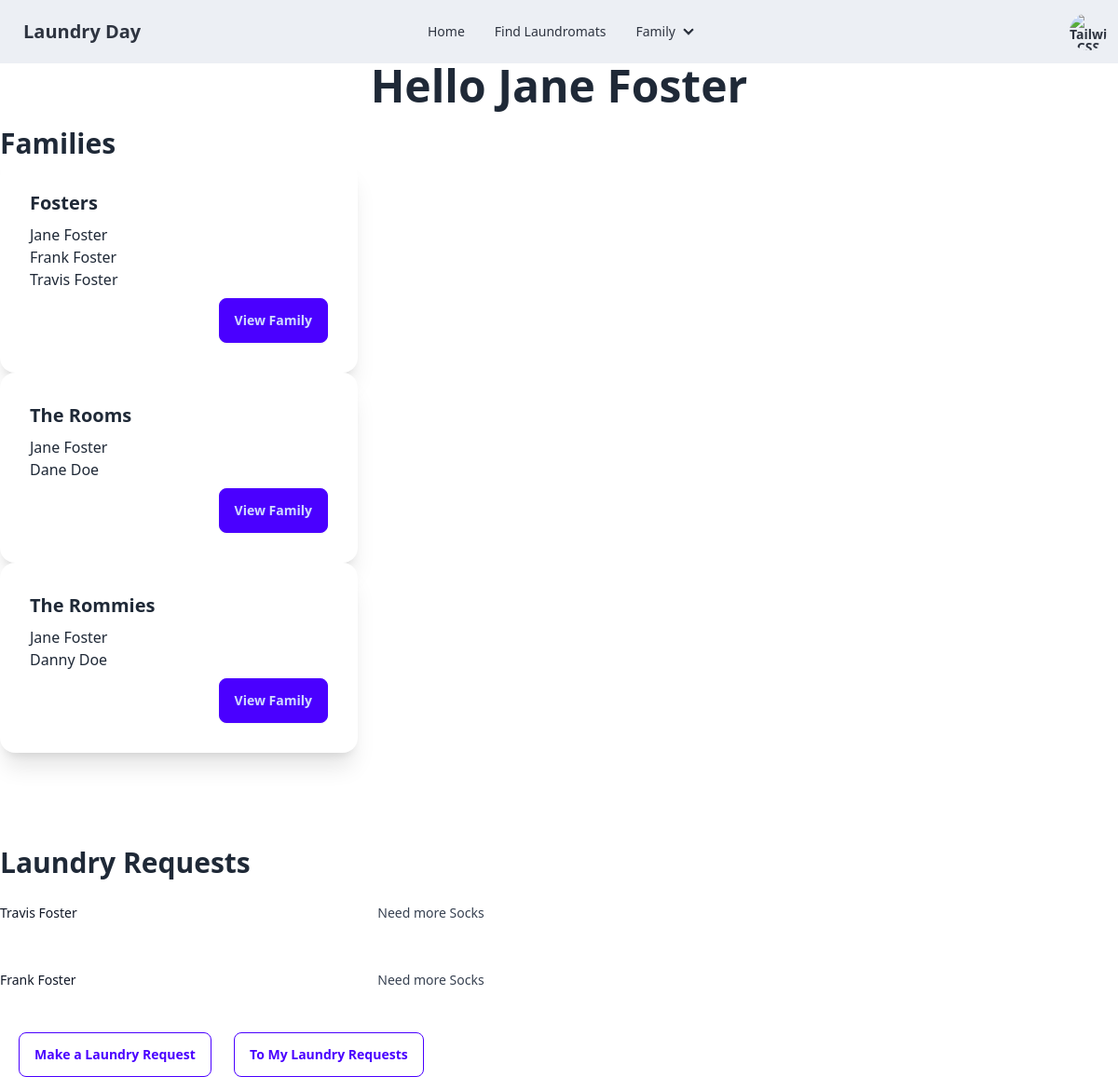
/user/2 (signed in), run on the app's committed database.
### laundry_day/models.py (models this page shows, shortened)
class Family(models.Model):
    family_name = models.CharField(max_length=100)
    family_code = models.CharField(max_length=4, null=True, default=None)
    family_members = models.ManyToManyField("auth.User", related_name='family_members')
    class Meta: # This is the table name
        db_table = 'Family'

class LaundryRequests(models.Model):
    to_user = models.ForeignKey(UserProfile, on_delete=models.CASCADE, related_name='to_user')
    from_user = models.ForeignKey(UserProfile, on_delete=models.CASCADE, related_name='from_user')
    message = models.CharField(max_length=5000)
    def __str__(self):
        return self.message
    class Meta:
        db_table = 'Laundry_Requests'

class UserProfile(models.Model):
    user = models.OneToOneField('auth.User', on_delete=models.CASCADE)
    families = models.ManyToManyField("Family", blank=True)
    class Meta:
        db_table = 'User_Profile'
    def __str__(self):
        return self.user.first_name + " " + self.user.last_name

### laundry_day/views.py (the view)
# urls.py: path("user/<int:pk>", views.UserDetailView.as_view(), name="user_detail"),
class UserDetailView(LoginRequiredMixin, generic.DetailView):
    model = UserProfile # This is the model that we want to use
    template_name = 'laundry_day/user_detail.html' # This is the template that we want to use
    context_object_name = 'UserProfile' # This is the context that we want to use
    def get_context_data(self, **kwargs):
        context = super().get_context_data(**kwargs) # Get the context from the parent class
        user_profile = self.object # Get the user profile
        user = User.objects.get(id=user_profile.user.id) # Get the user and there id
        families = user.family_members.all() # Get all the families for this user based on user_id
        family_dict = {} # Create a dictionary to store the family name and family members
        for family in families:
            member_names = [] # Create a list to store the family members
            for member in family.family_members.all(): # Get all the family members for this family
                member_names.append(member.first_name + " " + member.last_name) # Add the family member to the list
            family_dict[family.family_name] = {'id': family.id,'members':member_names}# Add the family name and family members to the dictionary
        context.update({
            'laundry_requests': LaundryRequests.objects.filter(to_user=user_profile),
            'first_name': user_profile.user.first_name,
            'last_name': user_profile.user.last_name,
            'family': family_dict,
        })
        return context # Return the updated context to the template

### laundry_day/templates/laundry_day/user_detail.html
{% extends 'laundry_day/base_template.html' %}
{% block content %}
  <div class="container-fluid">
    {% if user %}
      <h1 style="text-align: center; margin-bottom: 20px;" class="text-5xl font-bold">Hello {{ first_name }} {{last_name}}</h1>
    {% else %}
      <h1>User not found</h1>
    {% endif %}
    <h1 class="text-3xl font-bold">Families</h1>
    {% for family_name, family_info in family.items %}
    <div class="card w-96 bg-base-100 shadow-xl">
      <div class="card-body">
        <h2 class="card-title">{{family_name}}</h2>
            <ul>
                {% for member in family_info.members %}
                <li>{{ member }}</li>
                {% endfor %}
            </ul>
        <div class="card-actions justify-end">
          <a href="{%url 'family_detail' family_info.id%}" class="btn btn-primary">View Family</a>
        </div>
      </div>
    </div>
    {% endfor %}
    <div style="margin-top: 100px;">
      <h2 class="text-3xl font-bold" style="text-align: left;">Laundry Requests</h2>
      {% for request in laundry_requests %}
      <div class="px-4 py-6 sm:grid sm:grid-cols-3 sm:gap-4 sm:px-0">
        <dt class="text-sm font-medium leading-6 text-gray-900">{{ request.from_user }}</dt>
        <dd class="mt-1 text-sm leading-6 text-gray-700 sm:col-span-2 sm:mt-0">{{ request }}</dd>
      </div>
      {% endfor %}
      <a class="btn btn-outline btn-primary" href="{% url 'create_laundry_request' pk=user.id %}" style="margin-top: 20px; margin-left: 20px;">Make a Laundry Request</a>
      <a class="btn btn-outline btn-primary" href="{% url 'laundry_request_detail' user.id %}" style="margin-top: 20px; margin-left: 20px;">To My Laundry Requests</a>
    </div>
  </div>
{% endblock %}

### data on the page
Family: family "Fosters"
Family: family "The Rooms"
Family: family "The Rommies"
LaundryRequests: from_user "Travis Foster", message "Need more Socks"
LaundryRequests: from_user "Frank Foster", message "Need more Socks"

### other printed values
{{ first_name }} "Jane"
{{ last_name }} "Foster"
{{ member }} "Jane Foster" "Frank Foster" "Travis Foster" "Jane Foster" "Dane Doe" "Jane Foster" "Danny Doe"
